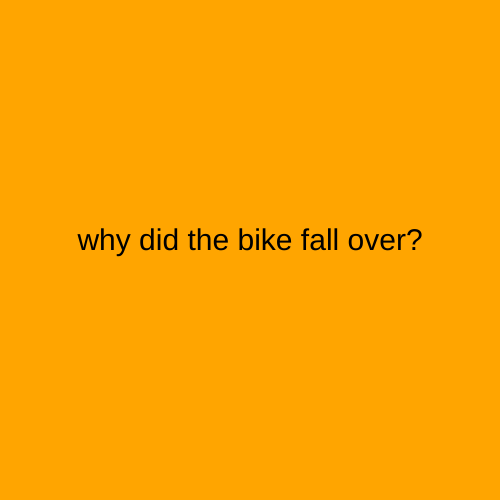
Frame 1 (no input)
Frame 60 (no input): identical to frame 1, image omitted
Frame 120 (the mouse pressed at the canvas centre since frame 60): identical to frame 1, image omitted

The p5.js sketch that drew this single still picture (run headless with seeded random() and noise() and a simulated clock; from frame 60 on, the mouse is pressed at the canvas centre):

// p5.js sketch
// ── sketch.js
let myState = 0;


function setup() {
  createCanvas(500, 500);
  textAlign(CENTER);
}

function draw() {

  switch (myState) {
    case 0:
    background('orange');
    fill('black');
    textSize(30);
    text("why did the bike fall over?", width/2, height/2);
    break;

    case 1:
    background('red');
    fill('black');
    textSize(30);
    text("because it was two tired!", width/2, height/2);
    break;

  }

}


function mouseReleased() {
  myState = (myState + 1) % 2;
}
